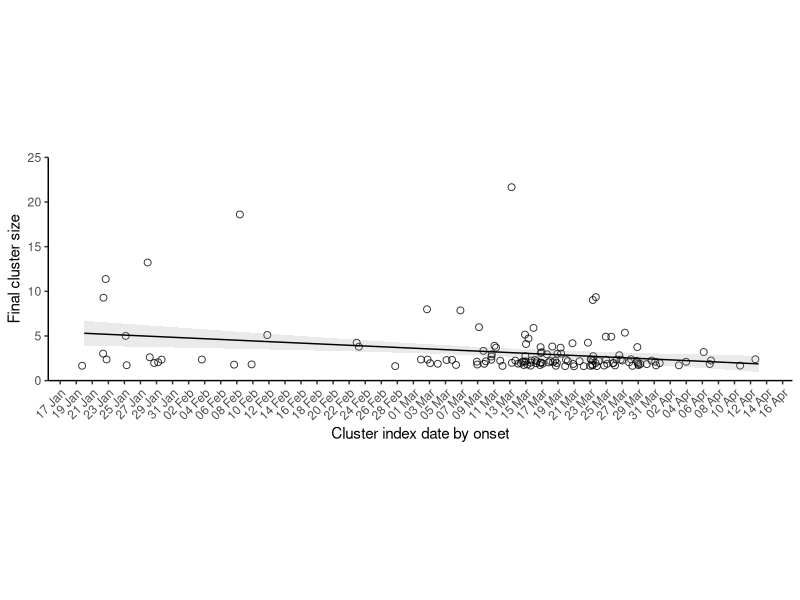
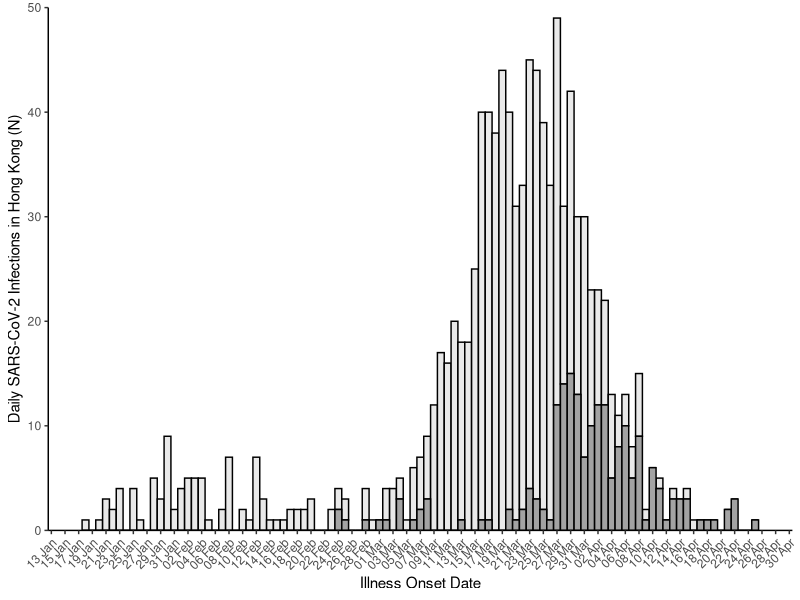
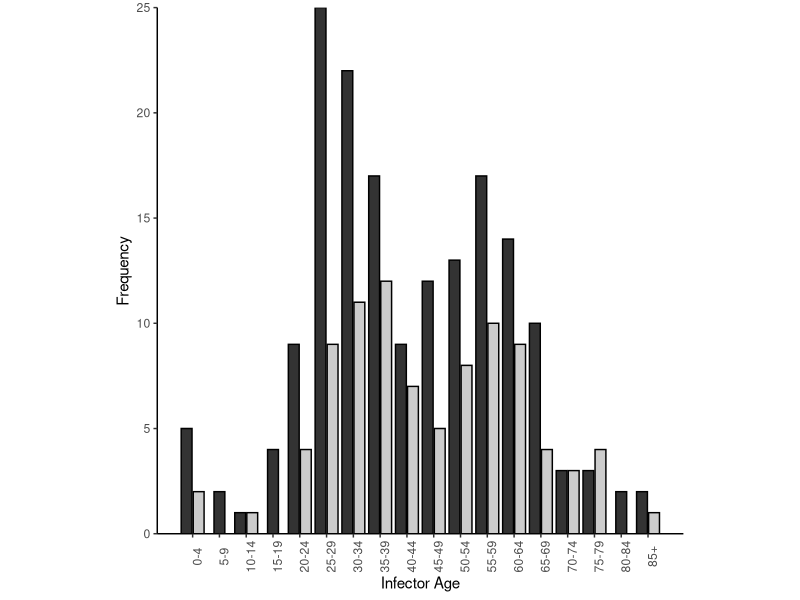
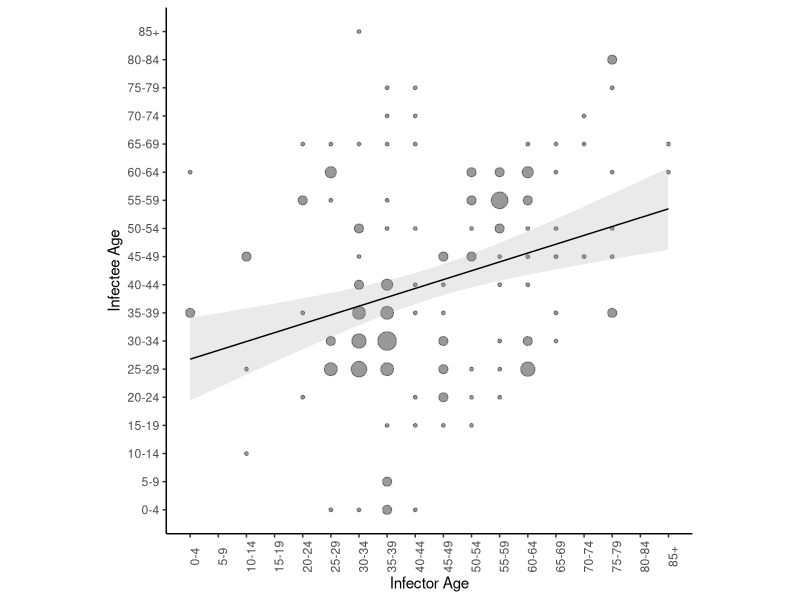
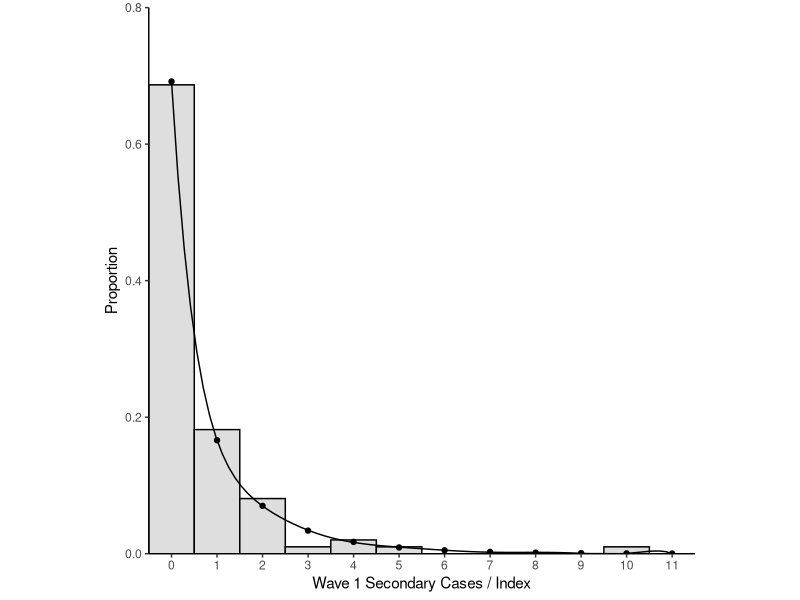
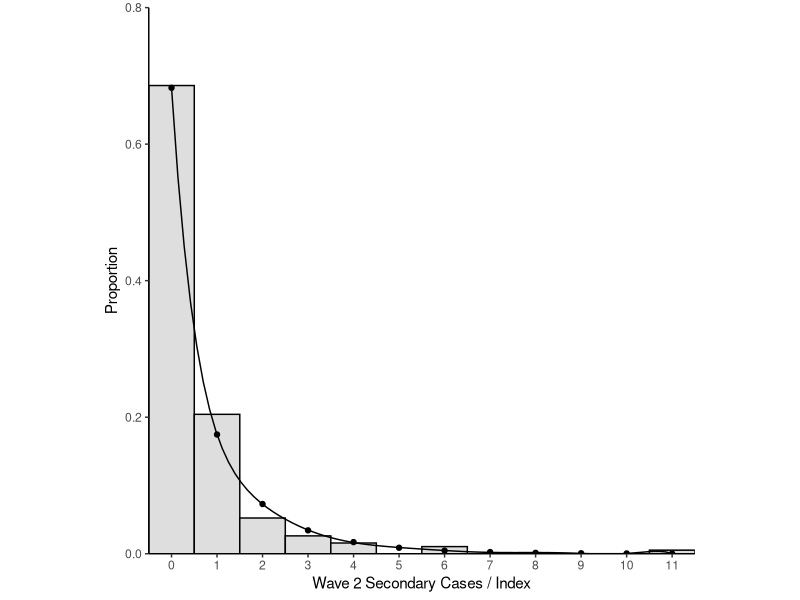
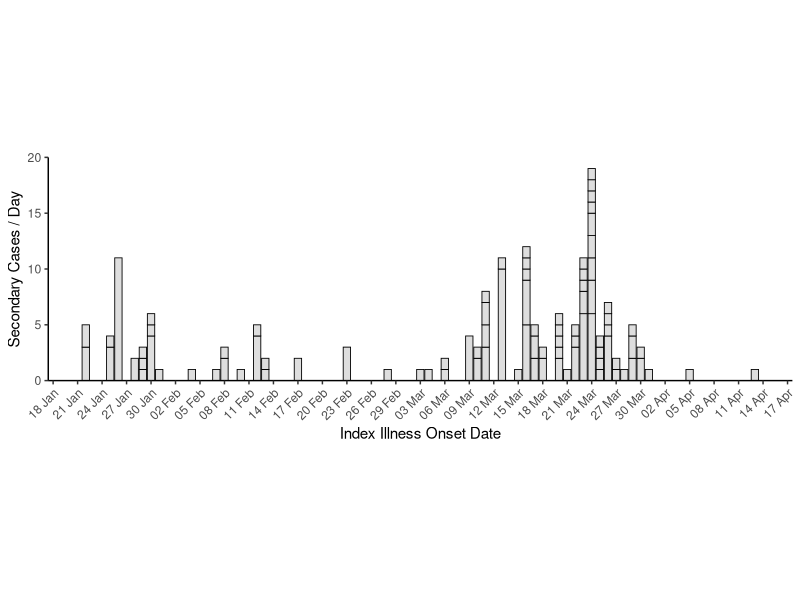
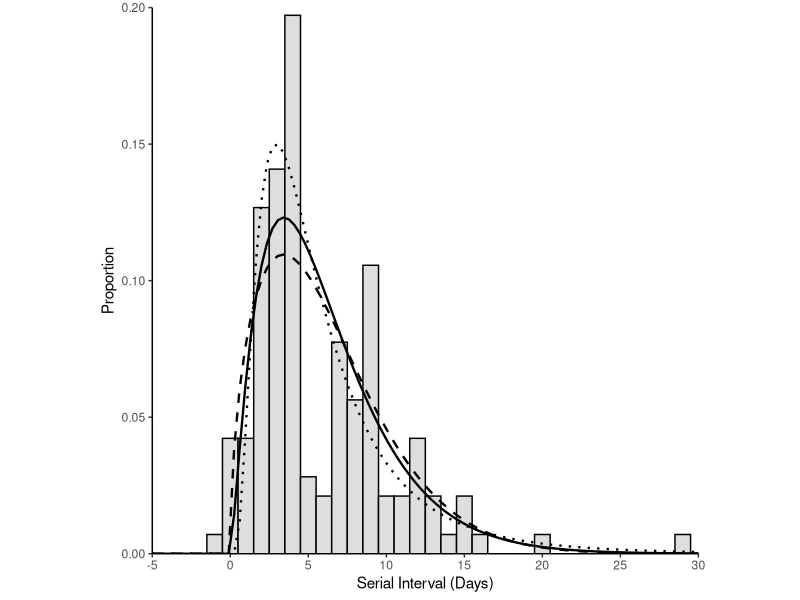

The R script that drew these images, in order:
library(tidyverse)
library(lubridate)
library(fitdistrplus)
library(viridis)

#import data
case_data <- read_csv(file = "data/case_data.csv")
age_transmission_pairs <- read_csv(file = "data/age_pairs.csv")
transmission_pairs <- read_csv(file = "data/transmission_pairs.csv")
bar_data <- read_csv("data/bar_data.csv")

#recode case_data dates
case_data <- case_data %>%
  mutate(onset.date = dmy(onset.date),
         confirm.date = dmy(confirm.date),
         epi.date = dmy(epi.date))

#Supplementary Figure 1 excluding N=106 outlier
case_data %>%
  filter(cluster.id != 0) %>%
  group_by(cluster.id) %>%
  mutate(cluster.size = n()) %>%
  arrange(epi.date) %>%
  slice(1L) %>%
  ggplot() +
  geom_jitter(aes(x = epi.date, y = cluster.size), alpha = 0.8, size = 2, shape = 21) +
  geom_smooth(method = lm, aes(x = epi.date, y = cluster.size), se = T, size = 0.5, colour = "black", alpha = 0.2) + 
  scale_x_date("Cluster index date by onset", date_breaks = "2 days", date_labels = "%d %b", minor_breaks = NULL) +
  scale_y_continuous("Final cluster size", expand = c(0,0), limits = c(0,25)) +
  theme_classic() +
  theme(aspect.ratio = 0.3, legend.position = "NULL", axis.text.x = element_text(angle = 45, hjust = 1))

#Supplementary Table 1 

#Descriptive Cluster analysis
case_data %>%
  group_by(cluster.category) %>%
  summarise(n = n(), pct = n/1038)

#find overseas cluster values
case_data %>%
  filter(cluster.category == "Cluster of imported cases") %>%
  group_by(cluster.id) %>%
  n_groups()

case_data %>%
  filter(cluster.category == "Cluster of imported cases") %>%
  group_by(cluster.id) %>%
  group_size() %>%
  median()

case_data %>%
  filter(cluster.category == "Cluster of imported cases") %>%
  group_by(cluster.id) %>%
  group_size() %>%
  range()


#find local cluster values
case_data %>%
  filter(cluster.category == "Cluster initiated by local case") %>%
  group_by(cluster.id) %>%
  n_groups()

case_data %>%
  filter(cluster.category == "Cluster initiated by local case") %>%
  group_by(cluster.id) %>%
  group_size() %>%
  median()

case_data %>%
  filter(cluster.category == "Cluster initiated by local case") %>%
  group_by(cluster.id) %>%
  group_size() %>%
  range()

#find imported cluster values
case_data %>%
  filter(cluster.category == "Cluster initiated by imported case") %>%
  group_by(cluster.id) %>%
  n_groups()

case_data %>%
  filter(cluster.category == "Cluster initiated by imported case") %>%
  group_by(cluster.id) %>%
  group_size() %>%
  median()

case_data %>%
  filter(cluster.category == "Cluster initiated by imported case") %>%
  group_by(cluster.id) %>%
  group_size() %>%
  range()



#asymptomatic contigency table (Supplementary Table 2)
case_data %>%
  group_by(cluster.category, symptomatic) %>%
  summarise(n = n()) %>%
  spread(key = symptomatic, value = n)

#Supplementary Figure 2
ggplot(data = case_data) +
  geom_histogram(aes(x = epi.date, fill = fct_rev(symptomatic)), colour = 'black', binwidth = 1, alpha = 0.9) +
  labs(x="Illness Onset Date") +
  theme_classic() +
  theme(axis.text.x = element_text(angle = 45, hjust = 1), legend.position = 'none') +
  scale_x_date(date_breaks = "2 days", 
               date_labels = "%d %b", 
               minor_breaks = NULL) +
  scale_y_continuous("Daily SARS-CoV-2 Infections in Hong Kong (N)", expand = c(0,0), limits = c(0,50)) +
  scale_fill_grey(start = 0.9, end = 0.6)

#####Supplementary Figure 3
#Figure 3A
ggplot(data=age_transmission_pairs) +
  geom_bar(aes(x = agegroup, fill = transmission), color = "black", position = position_dodge2(preserve = "single")) +
  theme_classic() +
  scale_x_continuous(name = "Infector Age", breaks = 1:18,
                     labels = c("0-4","5-9","10-14","15-19","20-24","25-29","30-34","35-39","40-44","45-49","50-54","55-59","60-64","65-69","70-74","75-79","80-84","85+")) +
  scale_y_continuous(name = "Frequency", expand = c(0,0)) +
  labs(fill = "Pair") +
  theme(aspect.ratio = 1, legend.position = "none", axis.text.x = element_text(angle = 90)) +
  scale_fill_grey()

#Figure 3B
ggplot(data = transmission_pairs) +
  geom_count(aes(x = agegroup.infector, y = agegroup.infectee), colour = "black", alpha = 0.4) +
  geom_smooth(method = lm, aes(x=agegroup.infector, y=agegroup.infectee), se = T, size = 0.5, colour = "black", alpha = 0.2) +
  scale_x_continuous(name = "Infector Age", breaks = 1:18,
                     labels = c("0-4","5-9","10-14","15-19","20-24","25-29","30-34","35-39","40-44","45-49","50-54","55-59","60-64","65-69","70-74","75-79","80-84","85+")) +
  scale_y_continuous(name = "Infectee Age", breaks = 1:18,
                     labels = c("0-4","5-9","10-14","15-19","20-24","25-29","30-34","35-39","40-44","45-49","50-54","55-59","60-64","65-69","70-74","75-79","80-84","85+")) +
  theme_classic() +
  theme(aspect.ratio = 1, axis.text.x = element_text(angle = 90), legend.position = "none")


#Significance tests for Figure 3A and 3B
age_transmission_pairs %>%
  mutate(transmission = as_factor(transmission)) %>%
  t.test(age ~ transmission, data = .)

summary(lm(agegroup.infector ~ agegroup.infectee, data = transmission_pairs))


###Supplementary figure 4 and supplementary table 4 (wave 1 wave 2)
## WAVE ONE
#count number of offspring per individual infector for wave one before march first
offspring_w1 <- transmission_pairs %>%
  dplyr::select(infector.case, infector.epi.date) %>%
  filter(infector.epi.date < "2020-03-01") %>%
  dplyr::select(infector.case) %>%
  group_by(infector.case) %>%
  count() %>%
  arrange(desc(n))

#count number of terminal infectees including sporadic local cases
infectee_w1 <- transmission_pairs %>%
  filter(infectee.epi.date < "2020-03-01") %>%
  dplyr::select(infector.case, infectee.case) %>%
  gather() %>%
  filter(key == 'infectee.case')

infector_w1 <- transmission_pairs %>%
  filter(infector.epi.date < "2020-03-01") %>%
  dplyr::select(infector.case, infectee.case) %>%
  gather() %>%
  filter(key == 'infector.case')

duplicate_w1 <- infector_w1 %>%
  left_join(., infectee_w1, by = 'value') %>%
  filter(key.y != 'NA') %>%
  dplyr::select(value) %>%
  distinct()

nterminal_infectees_w1 <- infectee_w1 %>% 
  dplyr::select(value) %>%
  filter(!value %in% duplicate_w1$value) %>%
  transmute(case.no = as.numeric(value)) %>%
  nrow() + 11

#create vector of complete offspring distribution for wave one with terminal cases having zero secondary cases
complete_offspringd_w1 <- enframe(c(offspring_w1$n, rep(0,nterminal_infectees_w1)))

#fit negative binomial distribution to wave one offspring distribution
nbfit_w1 <- complete_offspringd_w1 %>%
  pull(value) %>%
  fitdist(., distr = 'nbinom')

#bootstrap analysis for wave one (Supplementary Table 4)
nbfit_boot_w1 <- summary(bootdist(nbfit_w1)) 

#Plot Supplementray Figure 4A
ggplot() +
  geom_histogram(aes(x=complete_offspringd_w1$value, y = ..density..), fill = "#dedede", colour = "Black", binwidth = 1) +
  geom_point(aes(x = 0:11, y = dnbinom(x = 0:11, size = nbfit_w1$estimate[[1]], mu = nbfit_w1$estimate[[2]])), size = 1.5) +
  stat_smooth(aes(x = 0:11, y = dnbinom(x = 0:11, size = nbfit_w1$estimate[[1]], mu = nbfit_w1$estimate[[2]])), method = 'lm', formula = y ~ poly(x, 9), se = FALSE, size = 0.5, colour = 'black') +
  expand_limits(x = 0, y = 0) +
  scale_x_continuous("Wave 1 Secondary Cases / Index", expand = c(0, 0), breaks = 0:11)  +
  scale_y_continuous("Proportion",limits = c(0,0.8),expand = c(0, 0)) +
  theme_classic() +
  theme(aspect.ratio = 1)


### WAVE TWO
#count number of offspring per individual infector for wave two after march first. 
offspring_w2 <-transmission_pairs %>%
  dplyr::select(infector.case, infector.epi.date) %>%
  filter(infector.epi.date >= "2020-03-01") %>%
  dplyr::select(infector.case) %>%
  group_by(infector.case) %>%
  count() %>%
  arrange(desc(n))

#count number of terminal infectees including sporadic local cases
infectee_w2 <- transmission_pairs %>%
  filter(infectee.epi.date >= "2020-03-01") %>%
  dplyr::select(infector.case, infectee.case) %>%
  gather() %>%
  filter(key == 'infectee.case')

infector_w2 <- transmission_pairs %>%
  filter(infector.epi.date >= "2020-03-01") %>%
  dplyr::select(infector.case, infectee.case) %>%
  gather() %>%
  filter(key == 'infector.case')

duplicate_w2 <- infector_w2 %>%
  left_join(., infectee_w2, by = 'value') %>%
  filter(key.y != 'NA') %>%
  dplyr::select(value) %>%
  distinct()

nterminal_infectees_w2 <- infectee_w2 %>% 
  dplyr::select(value) %>%
  filter(!value %in% duplicate_w2$value) %>%
  transmute(case.no = as.numeric(value)) %>%
  nrow() + 35

#create vector of complete offspring distribution for wave one with terminal cases having zero secondary cases
complete_offspringd_w2 <- enframe(c(offspring_w2$n, rep(0,nterminal_infectees_w2)))

#fit negative binomial distribution to wave one offspring distribution
nbfit_w2 <- complete_offspringd_w2 %>%
  pull(value) %>%
  fitdist(., distr = 'nbinom')

#bootstrap analysis for wave two
nbfit_boot_w2 <- summary(bootdist(nbfit_w2))

#Plot Supplementary Figure 4B
ggplot() +
  geom_histogram(aes(x=complete_offspringd_w2$value, y = ..density..), fill = "#dedede", colour = "Black", binwidth = 1) +
  geom_point(aes(x = 0:11, y = dnbinom(x = 0:11, size = nbfit_w2$estimate[[1]], mu = nbfit_w1$estimate[[2]])), size = 1.5) +
  stat_smooth(aes(x = 0:11, y = dnbinom(x = 0:11, size = nbfit_w2$estimate[[1]], mu = nbfit_w1$estimate[[2]])), method = 'lm', formula = y ~ poly(x, 9), se = FALSE, size = 0.5, colour = 'black') +
  expand_limits(x = 0, y = 0) +
  scale_x_continuous("Wave 2 Secondary Cases / Index", expand = c(0, 0), breaks = 0:11)  +
  scale_y_continuous("Proportion",limits = c(0,0.8),expand = c(0, 0)) +
  theme_classic() +
  theme(aspect.ratio = 1)

#SUPPLEMENTARY FIGURE 5
offspring <- transmission_pairs %>%
  dplyr::select(infector.case) %>%
  group_by(infector.case) %>%
  count() %>%
  arrange(desc(n))

transmission_pairs %>%
  dplyr::select(infector.case, infector.epi.date) %>%
  distinct() %>%
  left_join(., offspring, by = "infector.case") %>%
  arrange(desc(n)) %>%
  mutate(infector.epi.date = dmy(infector.epi.date)) %>%
  ggplot() +
  geom_bar(aes(x = infector.epi.date, y = n), stat = 'identity', fill = "#dedede", color = "black", size = 0.3) +
  scale_x_date("Index Illness Onset Date",
               date_breaks = "3 days", 
               date_labels = "%d %b", 
               minor_breaks = NULL) +
  scale_y_continuous("Secondary Cases / Day", expand = c(0,0), limits = c(0,20)) +
  theme_classic() +
  theme(aspect.ratio = 0.3, axis.text.x = element_text(angle = 45, hjust = 1))


####SUPPLEMENTARY FIGURE 6 & SUPPLEMENTARY TABLE 3 & 5
###Supplementary Figure 6A and Table 3
#fit lognormal distribution by maximum likeihood
lgfit <- transmission_pairs %>%
  filter(onset.diff != 'NA', 
         onset.diff >=1 ) %>%
  pull(onset.diff) %>%
  fitdist(data = ., distr = 'lnorm')

#fit gamma distribution by maximum likeihood
gfit <- transmission_pairs %>%
  filter(onset.diff != 'NA', 
         onset.diff >=1 ) %>%
  pull(onset.diff) %>%
  fitdist(data = ., distr = 'gamma')

#fit weibull distribution by maximum likeihood
wfit <- transmission_pairs %>%
  filter(onset.diff != 'NA', 
         onset.diff >=1 ) %>%
  pull(onset.diff) %>%
  fitdist(data = ., distr = 'weibull')

summary(lgfit)
summary(gfit)
summary(wfit)

#bootstrapped analysis
gfit_boot <- summary(bootdist(gfit))
wfit_boot <- summary(bootdist(wfit))
lgfit_boot <- summary(bootdist(lgfit))

#Supplementary Figure 6A
ggplot(data = transmission_pairs) +
  geom_histogram(aes(x = onset.diff, y = ..density..), fill = '#dedede', colour = "black", binwidth = 1) +
  stat_function(fun = dgamma, args = list(shape = gfit$estimate[[1]], rate = gfit$estimate[[2]]), size = 0.8, linetype = 1) +
  stat_function(fun = dweibull, args = list(shape = wfit$estimate[[1]], scale = wfit$estimate[[2]]), size = 0.8, linetype = 2) +
  stat_function(fun = dlnorm, args = list(meanlog = lgfit$estimate[[1]], sdlog = lgfit$estimate[[2]]), size = 0.8, linetype = 3) +
  scale_x_continuous("Serial Interval (Days)", limits = c(-5,30), breaks = seq(-5, 30, by =5), expand = c(0,0)) +
  scale_y_continuous("Proportion", expand = c(0,0), limits = c(0,0.20)) +
  theme_classic() +
  theme(aspect.ratio = 1)

###Supplementary Figure 6B and Table 5
#count number of offspring per individual infector
offspring <- transmission_pairs %>%
  dplyr::select(infector.case) %>%
  group_by(infector.case) %>%
  count() %>%
  arrange(desc(n))

#count number of terminal infectees including sporadic local cases
infectee <- transmission_pairs %>%
  dplyr::select(infector.case, infectee.case) %>%
  gather() %>%
  filter(key == 'infectee.case')

infector <-  transmission_pairs %>%
  dplyr::select(infector.case, infectee.case) %>%
  gather() %>%
  filter(key == 'infector.case')

duplicate <- infector %>%
  left_join(., infectee, by = 'value') %>%
  filter(key.y != 'NA') %>%
  dplyr::select(value) %>%
  distinct()

nterminal_infectees <- infectee %>% 
  dplyr::select(value) %>%
  filter(!value %in% duplicate$value) %>%
  transmute(case.no = as.numeric(value)) %>%
  nrow() + 46 #46 Sporadic Local cases without links to additional transmission

#create vector of complete offspring distribution with terminal cases having zero secondary cases
complete_offspringd <- enframe(c(offspring$n, rep(0,nterminal_infectees)))

#fit  distriubtions by maximum likelihood

nbfit <- complete_offspringd %>%
  pull(value) %>%
  fitdist(., distr = 'nbinom')

gefit <- complete_offspringd %>%
  pull(value) %>%
  fitdist(., distr = 'geom')

pfit <- complete_offspringd %>%
  pull(value) %>%
  fitdist(., distr = 'pois')

summary(nbfit)
summary(gefit)
summary(pfit)

#bootsprapped analysis
nbfit_boot <- summary(bootdist(nbfit))
gefit_boot <- summary(bootdist(gefit))
pfit_boot <- summary(bootdist(pfit))

#Figure 6B
ggplot() +
  geom_histogram(aes(x=complete_offspringd$value, y = ..density..), fill = "#dedede", colour = "black", binwidth = 1) +
  geom_point(aes(x = 0:11, y = dgeom(x = 0:11, prob = gefit$estimate[[1]])), color = 'black', size = 2, shape = 'triangle') +
  stat_smooth(aes(x = 0:11, y = dgeom(x = 0:11, prob = gefit$estimate[[1]])), method = 'lm', formula = y ~ poly(x, 9), se = FALSE, colour = 'black', size =0.8) +
  geom_point(aes(x = 0:11, y = dpois(x = 0:11, lambda = pfit$estimate[[1]])), color = 'black', size = 2, shape = 'square') +
  stat_smooth(aes(x = 0:11, y = dpois(x = 0:11, lambda = pfit$estimate[[1]])), method = 'lm', formula = y ~ poly(x, 9), se = FALSE, colour = 'black', size = 0.8, linetype = 3) +
  expand_limits(x = 0, y = 0) +
  scale_x_continuous("Secondary Cases / Index", expand = c(0, 0), breaks = 0:11)  +
  scale_y_continuous("Density", limits = c(0,0.7), expand = c(0, 0)) +
  theme_classic() +
  theme(aspect.ratio = 1)

####Supplementary Figure 7 (dependant on negative binomial analysis above)

#Plot joint estiamte of R and k (Figure 7A)
nbfit_boot$estim %>%
  as_tibble() %>%
  ggplot() +  
  geom_point(aes(x = size, y = mu), shape = 21, size = 2, alpha = 0.8) +
  theme_classic() +
  theme(aspect.ratio = 1) +
  scale_x_continuous(expression(paste(italic("k"))), expand = c(0,0),limits = c(0,1.2), breaks = seq(0,1.2, by = 0.3)) +
  scale_y_continuous("R", expand = c(0,0),limits = c(0,0.8), breaks = seq(0,0.8, by = 0.2))

#Plot historgram of R estiamtes (Figure 7B)
nbfit_boot$estim %>%
  as_tibble() %>%
  ggplot() +
  geom_histogram(aes(x = mu), bins = 25, fill = "#dedede", colour = "black") +
  theme_classic() +
  theme(aspect.ratio = 1) +
  scale_x_continuous("R", expand = c(0,0)) +
  scale_y_continuous("Sampling distribution", expand = c(0,0), limits = c(0,150))

#Plot historgram of k estiamtes (Figure 7C)
nbfit_boot$estim %>%
  as_tibble() %>%
  ggplot() +
  geom_histogram(aes(x = size), bins = 25, fill = "#dedede", colour = "black") +
  theme_classic() +
  theme(aspect.ratio = 1) +
  scale_x_continuous(expression(paste(italic("k"))), expand = c(0,0)) +
  scale_y_continuous("Sampling distribution", expand = c(0,0), limits = c(0,150))


#Supplementary Figure 8 (dependant on analysis from Supplementary figure 4 above wave 1 and wave 2)
#Plot joint estiamte of R and k wave 1 (Figure 8A)
nbfit_boot_w1$estim %>%
  as_tibble() %>%
  ggplot() +  
  geom_point(aes(x = size, y = mu), shape = 21, size = 2, alpha = 0.8) +
  theme_classic() +
  theme(aspect.ratio = 1) +
  scale_x_continuous(expression(paste(italic("k"))), expand = c(0,0),limits = c(0,2.4),breaks = seq(0,2.4, by = 0.4)) +
  scale_y_continuous("R", expand = c(0,0),limits = c(0,1.2), breaks = seq(0,1.2, by = 0.2))

#Plot historgram of R estiamtes (Figure 8B)
nbfit_boot_w1$estim %>%
  as_tibble() %>%
  ggplot() +
  geom_histogram(aes(x = mu), bins = 25, fill = "#dedede", colour = "black") +
  theme_classic() +
  theme(aspect.ratio = 1) +
  scale_x_continuous("R", expand = c(0,0),limits = c(0,1.2), breaks = seq(0,1.2, by = 0.2)) +
  scale_y_continuous("Sampling distribution", expand = c(0,0), limits = c(0,300))

#Plot historgram of k estiamtes (Figure 8C)
nbfit_boot_w1$estim %>%
  as_tibble() %>%
  ggplot() +
  geom_histogram(aes(x = size), bins = 25, fill = "#dedede", colour = "black") +
  theme_classic() +
  theme(aspect.ratio = 1) +
  scale_x_continuous(expression(paste(italic("k"))), expand = c(0,0),limits = c(0,2.4), breaks = seq(0,2.4, by = 0.4)) +
  scale_y_continuous("Sampling distribution", expand = c(0,0), limits = c(0,400))

#Plot joint estiamte of R and k wave 2 (Figure 8D)
nbfit_boot_w2$estim %>%
  as_tibble() %>%
  ggplot() +  
  geom_point(aes(x = size, y = mu), shape = 21, size = 2, alpha = 0.8) +
  theme_classic() +
  theme(aspect.ratio = 1) +
  scale_x_continuous(expression(paste(italic("k"))), expand = c(0,0),limits = c(0,2.4),breaks = seq(0,2.4, by = 0.4)) +
  scale_y_continuous("R", expand = c(0,0),limits = c(0,1.2), breaks = seq(0,1.2, by = 0.2))

#Plot historgram of R estiamtes (Figure 8E)
nbfit_boot_w2$estim %>%
  as_tibble() %>%
  ggplot() +
  geom_histogram(aes(x = mu), bins = 25, fill = "#dedede", colour = "black") +
  theme_classic() +
  theme(aspect.ratio = 1) +
  scale_x_continuous("R", expand = c(0,0),limits = c(0,1.2), breaks = seq(0,1.2, by = 0.2)) +
  scale_y_continuous("Sampling distribution", expand = c(0,0), limits = c(0,300)) 

#Plot historgram of k estiamtes (Figure 8F)
nbfit_boot_w2$estim %>%
  as_tibble() %>%
  ggplot() +
  geom_histogram(aes(x = size), bins = 25, fill = "#dedede", colour = "black") +
  theme_classic() +
  theme(aspect.ratio = 1) +
  scale_x_continuous(expression(paste(italic("k"))), expand = c(0,0),limits = c(0,2.4), breaks = seq(0,2.4, by = 0.4)) +
  scale_y_continuous("Sampling distribution", expand = c(0,0), limits = c(0,400))


###SUPPLEMENTARY FIGURE 9


##Figure 9A
bar_data %>%
  mutate(cluster.generation = as.ordered(cluster.generation)) %>%
  ggplot() +
  geom_bar(aes(x = epi.date, fill = cluster.generation), width = 0.9) +
  scale_x_date(name = "Onset Date",
               date_breaks = "2 days", 
               date_labels = "%d %b", 
               minor_breaks = NULL) +
  scale_y_continuous("Case Count", expand = c(0,0), breaks = seq(0,16, by = 2), limits = c(0,16)) +
  theme_classic() +
  theme(aspect.ratio = 0.3, 
        legend.position = 'none', 
        axis.text.x = element_text(angle = 45, hjust = 1 )) +
  scale_fill_viridis_d()

#Figure 9B
bar_data %>%
  ggplot() +
  geom_bar(aes(x = age.group, fill = cluster.generation)) +
  scale_x_continuous(name = "Age Group", expand = c(0,0), breaks = 1:18,
                     labels = c("0-4",
                                "5-9",
                                "10-14",
                                "15-19",
                                "20-24",
                                "25-29",
                                "30-34",
                                "35-39",
                                "40-44",
                                "45-49",
                                "50-54",
                                "55-59",
                                "60-64",
                                "65-69",
                                "70-74",
                                "75-79",
                                "80-84",
                                "85+")) +
  scale_y_continuous("Case Count", expand = c(0,0), breaks = seq(0,25, by = 5), limits = c(0,25)) +
  theme_classic() +
  theme(aspect.ratio = 0.3, 
        legend.position = 'none', 
        axis.text.x = element_text(angle = 45, hjust = 1 )) +
  scale_fill_viridis_d()

#Figure 9C (additional editing for production done in post)
bar_data %>%
  mutate(cluster.generation = as.ordered(cluster.generation)) %>%
  dplyr::select(-epi.date, -age.group) %>%
  filter(!is.na(onset.date)) %>%
  gather(date.type, date, -c(case.no, cluster.generation)) %>%
  mutate(case.no = factor(case.no, levels=rev(unique(case.no)), ordered=TRUE)) %>%
  mutate(date = as.Date(date, origin = "1970-01-01")) %>%
  ggplot() +
  geom_line(aes(x=rev(case.no), y=date, colour = cluster.generation), size = 3) +
  labs(x=NULL, y="Onset-to-Confirmation") +
  scale_y_date(date_breaks = "3 day", 
               date_labels = "%d %b", 
               minor_breaks = NULL) +
  scale_x_discrete(breaks = NULL) +
  theme_classic() +
  theme(legend.position = 'none', panel.grid.major.y = element_line(colour = 'grey')) +
  scale_color_viridis_d()

##Results for Supplementary Tables 6 & 7 in respective files hypothetical analysis and quarantine.
